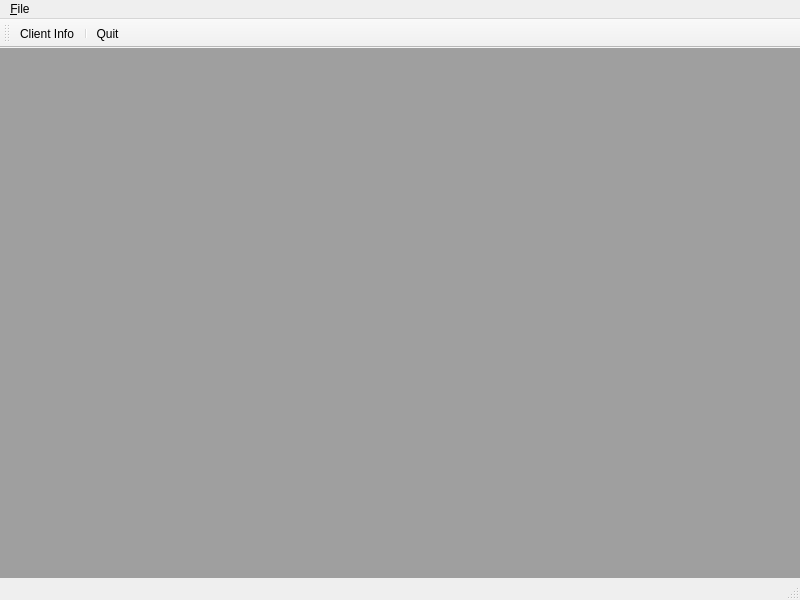
<?xml version="1.0" encoding="UTF-8"?>
<ui version="4.0">
 <class>MainWindow</class>
 <widget class="QMainWindow" name="MainWindow">
  <property name="geometry">
   <rect>
    <x>0</x>
    <y>0</y>
    <width>800</width>
    <height>600</height>
   </rect>
  </property>
  <property name="windowTitle">
   <string>MainWindow</string>
  </property>
  <widget class="QWidget" name="centralwidget">
   <layout class="QHBoxLayout" name="horizontalLayout">
    <property name="leftMargin">
     <number>0</number>
    </property>
    <property name="topMargin">
     <number>0</number>
    </property>
    <property name="rightMargin">
     <number>0</number>
    </property>
    <property name="bottomMargin">
     <number>0</number>
    </property>
    <item>
     <widget class="QMdiArea" name="mdiArea">
      <property name="viewMode">
       <enum>QMdiArea::TabbedView</enum>
      </property>
      <property name="documentMode">
       <bool>true</bool>
      </property>
      <property name="tabsClosable">
       <bool>false</bool>
      </property>
     </widget>
    </item>
   </layout>
  </widget>
  <widget class="QMenuBar" name="menubar">
   <property name="geometry">
    <rect>
     <x>0</x>
     <y>0</y>
     <width>800</width>
     <height>17</height>
    </rect>
   </property>
   <widget class="QMenu" name="menu_File">
    <property name="title">
     <string>&amp;File</string>
    </property>
    <addaction name="separator"/>
    <addaction name="actionQuit"/>
   </widget>
   <addaction name="menu_File"/>
  </widget>
  <widget class="QStatusBar" name="statusbar"/>
  <widget class="QToolBar" name="toolBar">
   <property name="windowTitle">
    <string>toolBar</string>
   </property>
   <attribute name="toolBarArea">
    <enum>TopToolBarArea</enum>
   </attribute>
   <attribute name="toolBarBreak">
    <bool>false</bool>
   </attribute>
   <addaction name="actionClient"/>
   <addaction name="separator"/>
   <addaction name="actionQuit"/>
  </widget>
  <action name="actionQuit">
   <property name="text">
    <string>Quit</string>
   </property>
  </action>
  <action name="actionClient">
   <property name="text">
    <string>Client Info</string>
   </property>
   <property name="shortcut">
    <string>Ctrl+1</string>
   </property>
  </action>
 </widget>
 <resources/>
 <connections>
  <connection>
   <sender>actionQuit</sender>
   <signal>triggered()</signal>
   <receiver>MainWindow</receiver>
   <slot>close()</slot>
   <hints>
    <hint type="sourcelabel">
     <x>-1</x>
     <y>-1</y>
    </hint>
    <hint type="destinationlabel">
     <x>399</x>
     <y>299</y>
    </hint>
   </hints>
  </connection>
 </connections>
</ui>
